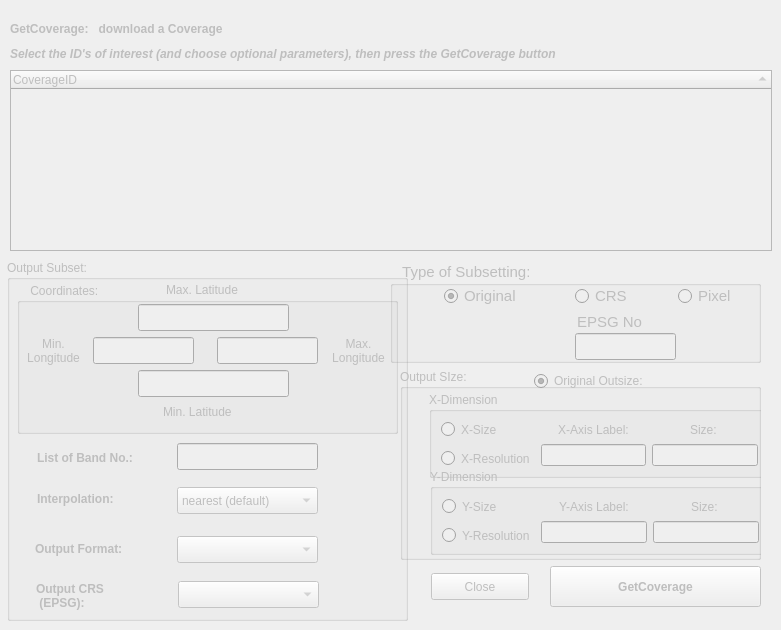
   <widget class="QWidget" name="tab_GCov">
    <property name="enabled">
     <bool>false</bool>
    </property>
    <attribute name="title">
     <string>GetCoverage</string>
    </attribute>
    <widget class="QPushButton" name="pushButton_GCov">
     <property name="geometry">
      <rect>
       <x>550</x>
       <y>566</y>
       <width>211</width>
       <height>41</height>
      </rect>
     </property>
     <property name="font">
      <font>
       <weight>75</weight>
       <bold>true</bold>
      </font>
     </property>
     <property name="text">
      <string>GetCoverage</string>
     </property>
    </widget>
    <widget class="QPushButton" name="btnClose_GCov">
     <property name="geometry">
      <rect>
       <x>431</x>
       <y>573</y>
       <width>98</width>
       <height>27</height>
      </rect>
     </property>
     <property name="text">
      <string>Close</string>
     </property>
    </widget>
    <widget class="QTreeWidget" name="treeWidget_GCov">
     <property name="geometry">
      <rect>
       <x>10</x>
       <y>70</y>
       <width>762</width>
       <height>181</height>
      </rect>
     </property>
     <property name="selectionMode">
      <enum>QAbstractItemView::MultiSelection</enum>
     </property>
     <property name="sortingEnabled">
      <bool>true</bool>
     </property>
     <property name="columnCount">
      <number>1</number>
     </property>
     <attribute name="headerDefaultSectionSize">
      <number>200</number>
     </attribute>
     <column>
      <property name="text">
       <string>CoverageID</string>
      </property>
     </column>
    </widget>
    <widget class="QLabel" name="label_GCovInfo1">
     <property name="geometry">
      <rect>
       <x>10</x>
       <y>20</y>
       <width>281</width>
       <height>17</height>
      </rect>
     </property>
     <property name="font">
      <font>
       <weight>75</weight>
       <bold>true</bold>
      </font>
     </property>
     <property name="text">
      <string>GetCoverage:   download a Coverage </string>
     </property>
    </widget>
    <widget class="QLabel" name="label_GCOvInfo2">
     <property name="geometry">
      <rect>
       <x>10</x>
       <y>46</y>
       <width>661</width>
       <height>16</height>
      </rect>
     </property>
     <property name="font">
      <font>
       <weight>75</weight>
       <italic>true</italic>
       <bold>true</bold>
      </font>
     </property>
     <property name="text">
      <string>Select the ID's of interest (and choose optional parameters), then press the GetCoverage button</string>
     </property>
    </widget>
    <widget class="QGroupBox" name="groupBox_15">
     <property name="geometry">
      <rect>
       <x>7</x>
       <y>260</y>
       <width>401</width>
       <height>361</height>
      </rect>
     </property>
     <property name="font">
      <font>
       <weight>50</weight>
       <bold>false</bold>
      </font>
     </property>
     <property name="title">
      <string>Output Subset:</string>
     </property>
     <property name="flat">
      <bool>false</bool>
     </property>
     <widget class="QGroupBox" name="groupBox_16">
      <property name="geometry">
       <rect>
        <x>10</x>
        <y>23</y>
        <width>381</width>
        <height>151</height>
       </rect>
      </property>
      <property name="title">
       <string>    Coordinates:</string>
      </property>
      <widget class="QLabel" name="label_GCovMinLat">
       <property name="geometry">
        <rect>
         <x>146</x>
         <y>120</y>
         <width>89</width>
         <height>17</height>
        </rect>
       </property>
       <property name="sizePolicy">
        <sizepolicy hsizetype="Maximum" vsizetype="Preferred">
         <horstretch>0</horstretch>
         <verstretch>0</verstretch>
        </sizepolicy>
       </property>
       <property name="font">
        <font>
         <weight>50</weight>
         <bold>false</bold>
        </font>
       </property>
       <property name="text">
        <string>Min. Latitude</string>
       </property>
      </widget>
      <widget class="QLabel" name="label_GCovMaxLat">
       <property name="geometry">
        <rect>
         <x>149</x>
         <y>-2</y>
         <width>92</width>
         <height>17</height>
        </rect>
       </property>
       <property name="sizePolicy">
        <sizepolicy hsizetype="Maximum" vsizetype="Preferred">
         <horstretch>0</horstretch>
         <verstretch>0</verstretch>
        </sizepolicy>
       </property>
       <property name="font">
        <font>
         <weight>50</weight>
         <bold>false</bold>
        </font>
       </property>
       <property name="text">
        <string>Max. Latitude</string>
       </property>
      </widget>
      <widget class="QLineEdit" name="lineEdit_GCovMinLat">
       <property name="geometry">
        <rect>
         <x>121</x>
         <y>87</y>
         <width>151</width>
         <height>27</height>
        </rect>
       </property>
       <property name="sizePolicy">
        <sizepolicy hsizetype="Maximum" vsizetype="Fixed">
         <horstretch>0</horstretch>
         <verstretch>0</verstretch>
        </sizepolicy>
       </property>
      </widget>
      <widget class="QLabel" name="label_GCovMaxLon">
       <property name="geometry">
        <rect>
         <x>306</x>
         <y>47</y>
         <width>71</width>
         <height>41</height>
        </rect>
       </property>
       <property name="sizePolicy">
        <sizepolicy hsizetype="Maximum" vsizetype="Preferred">
         <horstretch>0</horstretch>
         <verstretch>0</verstretch>
        </sizepolicy>
       </property>
       <property name="font">
        <font>
         <weight>50</weight>
         <bold>false</bold>
        </font>
       </property>
       <property name="text">
        <string>Max. 
Longitude</string>
       </property>
       <property name="alignment">
        <set>Qt::AlignCenter</set>
       </property>
      </widget>
      <widget class="QLabel" name="label_GCovMinLon">
       <property name="geometry">
        <rect>
         <x>-4</x>
         <y>47</y>
         <width>81</width>
         <height>41</height>
        </rect>
       </property>
       <property name="sizePolicy">
        <sizepolicy hsizetype="Maximum" vsizetype="Preferred">
         <horstretch>0</horstretch>
         <verstretch>0</verstretch>
        </sizepolicy>
       </property>
       <property name="font">
        <font>
         <weight>50</weight>
         <bold>false</bold>
        </font>
       </property>
       <property name="text">
        <string>Min. 
Longitude</string>
       </property>
       <property name="alignment">
        <set>Qt::AlignCenter</set>
       </property>
      </widget>
      <widget class="QLineEdit" name="lineEdit_GCovMaxLat">
       <property name="geometry">
        <rect>
         <x>121</x>
         <y>21</y>
         <width>151</width>
         <height>27</height>
        </rect>
       </property>
       <property name="sizePolicy">
        <sizepolicy hsizetype="Maximum" vsizetype="Fixed">
         <horstretch>0</horstretch>
         <verstretch>0</verstretch>
        </sizepolicy>
       </property>
      </widget>
      <widget class="QLineEdit" name="lineEdit_GCovMinLon">
       <property name="geometry">
        <rect>
         <x>76</x>
         <y>54</y>
         <width>101</width>
         <height>27</height>
        </rect>
       </property>
       <property name="sizePolicy">
        <sizepolicy hsizetype="Maximum" vsizetype="Fixed">
         <horstretch>0</horstretch>
         <verstretch>0</verstretch>
        </sizepolicy>
       </property>
      </widget>
      <widget class="QLineEdit" name="lineEdit_GCovMaxLon">
       <property name="geometry">
        <rect>
         <x>200</x>
         <y>54</y>
         <width>101</width>
         <height>27</height>
        </rect>
       </property>
       <property name="sizePolicy">
        <sizepolicy hsizetype="Maximum" vsizetype="Fixed">
         <horstretch>0</horstretch>
         <verstretch>0</verstretch>
        </sizepolicy>
       </property>
      </widget>
      <zorder>label_GCovMinLat</zorder>
      <zorder>label_GCovMaxLat</zorder>
      <zorder>lineEdit_GCovMinLat</zorder>
      <zorder>lineEdit_GCovMaxLat</zorder>
      <zorder>lineEdit_GCovMinLon</zorder>
      <zorder>lineEdit_GCovMaxLon</zorder>
      <zorder>label_GCovMinLon</zorder>
      <zorder>label_GCovMaxLon</zorder>
     </widget>
     <widget class="QLabel" name="label_GCOvBands">
      <property name="geometry">
       <rect>
        <x>30</x>
        <y>182</y>
        <width>121</width>
        <height>31</height>
       </rect>
      </property>
      <property name="font">
       <font>
        <weight>75</weight>
        <bold>true</bold>
       </font>
      </property>
      <property name="text">
       <string>List of Band No.:</string>
      </property>
     </widget>
     <widget class="QLineEdit" name="lineEdit_GCovBands">
      <property name="geometry">
       <rect>
        <x>170</x>
        <y>183</y>
        <width>141</width>
        <height>27</height>
       </rect>
      </property>
     </widget>
     <widget class="QLabel" name="label_GCovInterpol">
      <property name="geometry">
       <rect>
        <x>30</x>
        <y>230</y>
        <width>111</width>
        <height>17</height>
       </rect>
      </property>
      <property name="font">
       <font>
        <weight>75</weight>
        <bold>true</bold>
       </font>
      </property>
      <property name="text">
       <string>Interpolation: </string>
      </property>
     </widget>
     <widget class="QLabel" name="label_GCovOutFormat">
      <property name="geometry">
       <rect>
        <x>28</x>
        <y>279</y>
        <width>141</width>
        <height>20</height>
       </rect>
      </property>
      <property name="font">
       <font>
        <weight>75</weight>
        <bold>true</bold>
       </font>
      </property>
      <property name="text">
       <string>Output Format:</string>
      </property>
     </widget>
     <widget class="QComboBox" name="comboBox_GCOvOutFormat">
      <property name="geometry">
       <rect>
        <x>170</x>
        <y>276</y>
        <width>141</width>
        <height>27</height>
       </rect>
      </property>
     </widget>
     <widget class="QComboBox" name="comboBox_GCovInterpol">
      <property name="geometry">
       <rect>
        <x>170</x>
        <y>227</y>
        <width>141</width>
        <height>27</height>
       </rect>
      </property>
      <item>
       <property name="text">
        <string>nearest (default)</string>
       </property>
      </item>
      <item>
       <property name="text">
        <string>bilinear</string>
       </property>
      </item>
      <item>
       <property name="text">
        <string>average (slow)</string>
       </property>
      </item>
     </widget>
     <widget class="QComboBox" name="comboBox_GCovOutCRS">
      <property name="geometry">
       <rect>
        <x>171</x>
        <y>321</y>
        <width>141</width>
        <height>27</height>
       </rect>
      </property>
     </widget>
     <widget class="QLabel" name="label_GCovOutCRS">
      <property name="geometry">
       <rect>
        <x>29</x>
        <y>320</y>
        <width>111</width>
        <height>31</height>
       </rect>
      </property>
      <property name="font">
       <font>
        <weight>75</weight>
        <bold>true</bold>
       </font>
      </property>
      <property name="text">
       <string>Output CRS
 (EPSG):</string>
      </property>
     </widget>
    </widget>
    <widget class="QGroupBox" name="groupBox_18">
     <property name="geometry">
      <rect>
       <x>400</x>
       <y>369</y>
       <width>361</width>
       <height>191</height>
      </rect>
     </property>
     <property name="title">
      <string>Output SIze:</string>
     </property>
     <widget class="QGroupBox" name="groupBox_19">
      <property name="geometry">
       <rect>
        <x>29</x>
        <y>23</y>
        <width>341</width>
        <height>86</height>
       </rect>
      </property>
      <property name="title">
       <string>X-Dimension</string>
      </property>
      <layout class="QGridLayout" name="gridLayout_7">
       <item row="1" column="1" rowspan="2">
        <widget class="QLineEdit" name="lineEdit_GCovXAxisLabel">
         <property name="enabled">
          <bool>false</bool>
         </property>
        </widget>
       </item>
       <item row="2" column="0">
        <widget class="QRadioButton" name="radioButton_GCovXRes">
         <property name="text">
          <string>X-Resolution</string>
         </property>
         <property name="autoExclusive">
          <bool>false</bool>
         </property>
        </widget>
       </item>
       <item row="0" column="1">
        <widget class="QLabel" name="label_GCovXRes">
         <property name="text">
          <string>X-Axis Label:</string>
         </property>
         <property name="alignment">
          <set>Qt::AlignCenter</set>
         </property>
        </widget>
       </item>
       <item row="0" column="0">
        <widget class="QRadioButton" name="radioButton_GCovXSize">
         <property name="text">
          <string>X-Size</string>
         </property>
         <property name="autoExclusive">
          <bool>false</bool>
         </property>
        </widget>
       </item>
       <item row="0" column="2">
        <widget class="QLabel" name="label_GCovXSize">
         <property name="layoutDirection">
          <enum>Qt::LeftToRight</enum>
         </property>
         <property name="text">
          <string>Size: </string>
         </property>
         <property name="alignment">
          <set>Qt::AlignCenter</set>
         </property>
        </widget>
       </item>
       <item row="1" column="2" rowspan="2">
        <widget class="QLineEdit" name="lineEdit_GCovXSize">
         <property name="enabled">
          <bool>false</bool>
         </property>
        </widget>
       </item>
      </layout>
     </widget>
     <widget class="QGroupBox" name="groupBox_20">
      <property name="geometry">
       <rect>
        <x>30</x>
        <y>100</y>
        <width>341</width>
        <height>86</height>
       </rect>
      </property>
      <property name="title">
       <string>Y-Dimension</string>
      </property>
      <layout class="QGridLayout" name="gridLayout_8">
       <item row="1" column="1" rowspan="2">
        <widget class="QLineEdit" name="lineEdit_GCovYAxisLabel">
         <property name="enabled">
          <bool>false</bool>
         </property>
        </widget>
       </item>
       <item row="0" column="3">
        <widget class="QLabel" name="label_GCovYSize">
         <property name="text">
          <string>Size: </string>
         </property>
         <property name="alignment">
          <set>Qt::AlignCenter</set>
         </property>
        </widget>
       </item>
       <item row="0" column="0">
        <widget class="QRadioButton" name="radioButton_GCovYSize">
         <property name="text">
          <string>Y-Size</string>
         </property>
         <property name="autoExclusive">
          <bool>false</bool>
         </property>
        </widget>
       </item>
       <item row="0" column="1">
        <widget class="QLabel" name="label_GCovYAxisLabel">
         <property name="text">
          <string>Y-Axis Label:</string>
         </property>
         <property name="alignment">
          <set>Qt::AlignCenter</set>
         </property>
        </widget>
       </item>
       <item row="2" column="0">
        <widget class="QRadioButton" name="radioButton_GCovYRes">
         <property name="text">
          <string>Y-Resolution</string>
         </property>
         <property name="autoExclusive">
          <bool>false</bool>
         </property>
        </widget>
       </item>
       <item row="1" column="3" rowspan="2">
        <widget class="QLineEdit" name="lineEdit_GCovYSize">
         <property name="enabled">
          <bool>false</bool>
         </property>
        </widget>
       </item>
      </layout>
     </widget>
     <widget class="QRadioButton" name="radioButton_GCov_OutSizeOrig">
      <property name="geometry">
       <rect>
        <x>134</x>
        <y>1</y>
        <width>151</width>
        <height>22</height>
       </rect>
      </property>
      <property name="text">
       <string>Original Outsize:</string>
      </property>
      <property name="checked">
       <bool>true</bool>
      </property>
      <property name="autoExclusive">
       <bool>true</bool>
      </property>
     </widget>
    </widget>
    <widget class="QGroupBox" name="groupBox_17">
     <property name="geometry">
      <rect>
       <x>390</x>
       <y>262</y>
       <width>371</width>
       <height>101</height>
      </rect>
     </property>
     <property name="font">
      <font>
       <pointsize>11</pointsize>
       <weight>50</weight>
       <italic>false</italic>
       <bold>false</bold>
       <kerning>true</kerning>
      </font>
     </property>
     <property name="title">
      <string>   Type of Subsetting:</string>
     </property>
     <widget class="QRadioButton" name="radioButton_GCovSubOrig">
      <property name="geometry">
       <rect>
        <x>54</x>
        <y>23</y>
        <width>116</width>
        <height>22</height>
       </rect>
      </property>
      <property name="text">
       <string>Original</string>
      </property>
      <property name="checked">
       <bool>true</bool>
      </property>
     </widget>
     <widget class="QRadioButton" name="radioButton_GCovSubCRS">
      <property name="geometry">
       <rect>
        <x>185</x>
        <y>23</y>
        <width>81</width>
        <height>22</height>
       </rect>
      </property>
      <property name="text">
       <string>CRS</string>
      </property>
     </widget>
     <widget class="QRadioButton" name="radioButton_GCovSubPixel">
      <property name="geometry">
       <rect>
        <x>288</x>
        <y>23</y>
        <width>71</width>
        <height>22</height>
       </rect>
      </property>
      <property name="text">
       <string>Pixel</string>
      </property>
     </widget>
     <widget class="QLineEdit" name="lineEdit_GCovSubEPSG">
      <property name="enabled">
       <bool>false</bool>
      </property>
      <property name="geometry">
       <rect>
        <x>185</x>
        <y>71</y>
        <width>101</width>
        <height>27</height>
       </rect>
      </property>
     </widget>
     <widget class="QLabel" name="label_GCovSubEPSG">
      <property name="geometry">
       <rect>
        <x>187</x>
        <y>51</y>
        <width>66</width>
        <height>17</height>
       </rect>
      </property>
      <property name="text">
       <string>EPSG No.:</string>
      </property>
     </widget>
    </widget>
   </widget>
